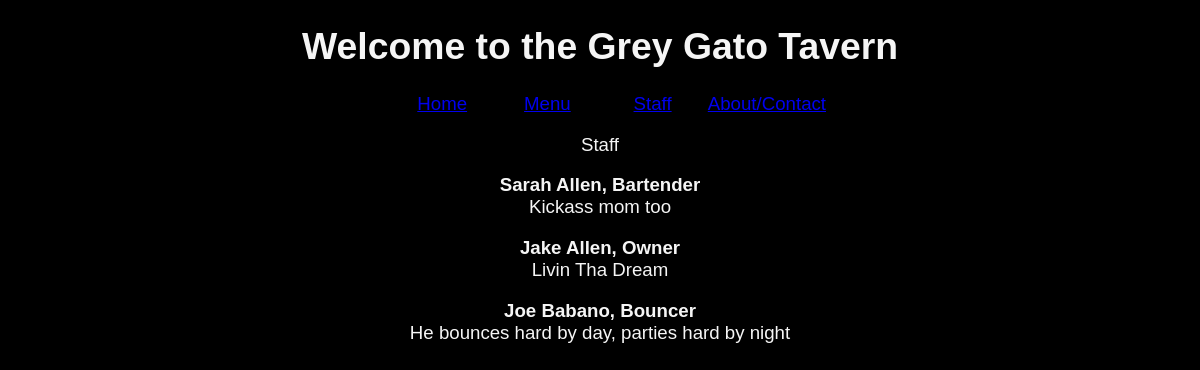
Page /staff on the earlier database version.
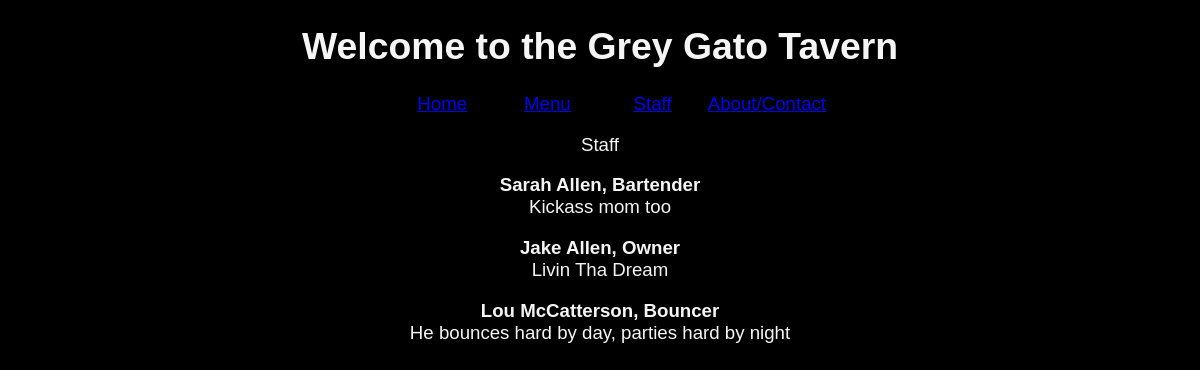
Same page on the later database version.
### tavern/models.py (models this page shows, shortened)
class Employee(models.Model):
    first_name = models.CharField(max_length=10)
    last_name = models.CharField(max_length=20)
    position = models.CharField(max_length=20)
    bio = models.TextField()
    start_date = models.DateField()

### tavern/views.py (the view)
# urls.py: path('staff', views.staff, name="staff"),
def staff(request):
    context = {'Employee' : Employee.objects.all()}
    return render(request, 'tavern/staff.html', context)

### tavern/templates/tavern/staff.html (shortened to what this page needs)
{% extends './base.html' %}
{%block content%}
<p>
  Staff
</p>
{% for Employee in Employee %}
  <p>
    <strong>{{Employee.first_name}} {{Employee.last_name}}, {{Employee.position}}</strong> <br>
    {{Employee.bio}}
  </p>
{% endfor %}
{%endblock%}

### tavern/templates/tavern/base.html (shortened to what this page needs)
<!DOCTYPE html>
<head>
{% load static %}
<link rel="stylesheet" type="text/css" href="{% static 'style.css' %}">
</head>
<body>
<h1>Welcome to the Grey Gato Tavern</h1>
<nav class="navbar">
    <ul>
        <li><a href="{% url 'home' %}">Home</a></li>
        <li><a href="{% url 'menu' %}">Menu</a></li>
        <li><a href="{% url 'staff' %}">Staff</a></li>
        <li><a href="{% url 'about' %}">About/Contact</a></li>
    </ul>
</nav>
{%block content%}
{%endblock%}
</body>
</html>

### tavern/static/style.css (style rules this page uses)
body { background-color: black; color: whitesmoke; font-family: Arial, Helvetica, sans-serif; font-size: 14pt; text-align: center; }
li { list-style-type: none; }
ul { padding:0; }
h1 { text-align: center; }
.navbar { margin: 0 auto; text-align: center; width: 90%; }
.navbar ul li { display: inline-block; width:100px; }

Differences in the rows shown:
changed Employee "Bouncer": first_name "Joe" → "Lou"; last_name "Babano" → "McCatterson"
